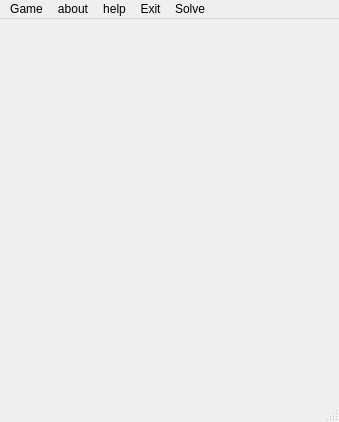
<?xml version="1.0" encoding="UTF-8"?>
<ui version="4.0">
 <class>window</class>
 <widget class="QMainWindow" name="window">
  <property name="geometry">
   <rect>
    <x>0</x>
    <y>0</y>
    <width>339</width>
    <height>422</height>
   </rect>
  </property>
  <property name="windowTitle">
   <string>sudoku</string>
  </property>
  <property name="styleSheet">
   <string notr="true"/>
  </property>
  <widget class="QWidget" name="centralwidget">
   <layout class="QVBoxLayout" name="verticalLayout">
    <item>
     <layout class="QHBoxLayout" name="menu"/>
    </item>
    <item>
     <layout class="QGridLayout" name="grid_layout"/>
    </item>
   </layout>
  </widget>
  <widget class="QMenuBar" name="menubar">
   <property name="geometry">
    <rect>
     <x>0</x>
     <y>0</y>
     <width>339</width>
     <height>21</height>
    </rect>
   </property>
   <widget class="QMenu" name="menufile">
    <property name="title">
     <string>Game</string>
    </property>
    <addaction name="menu_new"/>
    <addaction name="separator"/>
    <addaction name="menu_Openfile"/>
   </widget>
   <widget class="QMenu" name="menuabout">
    <property name="title">
     <string>about</string>
    </property>
    <addaction name="menuAbout"/>
   </widget>
   <widget class="QMenu" name="menuhelp">
    <property name="title">
     <string>help</string>
    </property>
    <addaction name="menuHelp"/>
   </widget>
   <widget class="QMenu" name="menuExit">
    <property name="title">
     <string>Exit</string>
    </property>
    <addaction name="menuexit_2"/>
   </widget>
   <widget class="QMenu" name="menuSolve">
    <property name="title">
     <string>Solve</string>
    </property>
    <addaction name="menusolve"/>
   </widget>
   <addaction name="menufile"/>
   <addaction name="menuabout"/>
   <addaction name="menuhelp"/>
   <addaction name="menuExit"/>
   <addaction name="menuSolve"/>
  </widget>
  <widget class="QStatusBar" name="statusbar"/>
  <action name="menu_new">
   <property name="text">
    <string>new game</string>
   </property>
  </action>
  <action name="menu_Openfile">
   <property name="text">
    <string>Open file</string>
   </property>
  </action>
  <action name="menuAbout">
   <property name="text">
    <string>About</string>
   </property>
  </action>
  <action name="menuHelp">
   <property name="text">
    <string>Help</string>
   </property>
  </action>
  <action name="menuexit_2">
   <property name="text">
    <string>Exit</string>
   </property>
  </action>
  <action name="menusolve">
   <property name="text">
    <string>solve </string>
   </property>
  </action>
 </widget>
 <resources/>
 <connections/>
</ui>
